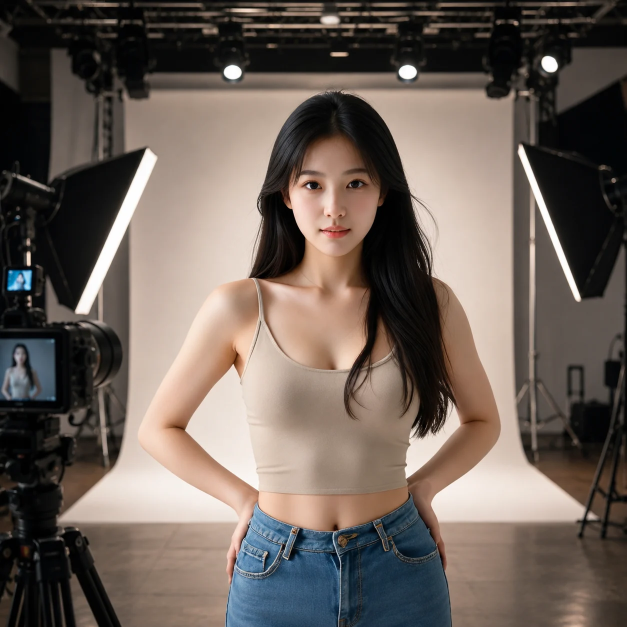
#> input picture rp/yui/photostudio.webp, 1254 x 1254 px (shown at 1/2 size)
$ python cover_bottom_right.py rp/yui/photostudio.webp
#> lines starting #> are read from the running program, lines starting #| are printed output that depends on the picture
#> in already_covered_image, img is the input picture: PIL image 1254x1254 RGB; mean R, G, B 108.1, 96.7, 89.2
#!/usr/bin/env python3
"""Draw a 110x60 black rectangle on the bottom-right of images and videos.

Usage:
    python cover_bottom_right.py <input>              # file: overwrite in place
    python cover_bottom_right.py <input> -o <output>  # file: write to a new path
    python cover_bottom_right.py <dir>                # media in that directory
    python cover_bottom_right.py <dir> -r             # recurse into subdirectories
    python cover_bottom_right.py . -r                 # whole repo
    python cover_bottom_right.py . -r --force         # re-cover even if already black
    python cover_bottom_right.py . -r -j 4            # parallel jobs (default: 4)

Images use Pillow (lossy WebP quality 85 by default). Videos use ffmpeg
and match the source bitrate so files stay near their original size.
Requires: pip install Pillow   and   ffmpeg on PATH
"""

from __future__ import annotations

import argparse
import json
import shutil
import subprocess
import sys
import tempfile
from concurrent.futures import ThreadPoolExecutor, as_completed
from pathlib import Path

try:
    from PIL import Image, ImageDraw
except ImportError:
    sys.exit("Pillow is required. Install it with: pip install Pillow")

RECT_W = 110
RECT_H = 60
IMAGE_EXTENSIONS = {".webp", ".png", ".jpg", ".jpeg"}
VIDEO_EXTENSIONS = {".mkv", ".mp4", ".webm", ".mov"}
MEDIA_EXTENSIONS = IMAGE_EXTENSIONS | VIDEO_EXTENSIONS
SKIP_DIRS = {".git", "__pycache__", "node_modules", ".grok"}
BLACK_MAX = 8  # max channel value to treat a pixel as "already black"


# [39 lines left out: functions which_ffmpeg, source_video_bitrate, not called in this run]


def cover_image(src: Path, dest: Path, *, lossless: bool, webp_quality: int) -> None:
    with Image.open(src) as img:
        work = img.copy()
        draw = ImageDraw.Draw(work)
        left = max(0, work.width - RECT_W)
        top = max(0, work.height - RECT_H)
        fill = (
            0
            if work.mode in ("L", "1")
            else (0, 0, 0, 255)
            if work.mode in ("RGBA", "LA")
            else (0, 0, 0)
        )
        draw.rectangle([left, top, work.width, work.height], fill=fill)

        save_kwargs: dict = {}
        suffix = dest.suffix.lower()
        if suffix == ".webp":
            if lossless:
                save_kwargs = {"format": "WEBP", "lossless": True, "quality": 100, "method": 6}
            else:
                save_kwargs = {"format": "WEBP", "quality": webp_quality, "method": 6}
        elif suffix in {".jpg", ".jpeg"}:
            if work.mode in ("RGBA", "LA", "P"):
                work = work.convert("RGB")
            save_kwargs = {"format": "JPEG", "quality": 95}
        elif suffix == ".png":
            save_kwargs = {"format": "PNG"}

        dest.parent.mkdir(parents=True, exist_ok=True)
        if dest.resolve() == Path(src).resolve():
            tmp = dest.with_name(f".{dest.name}.tmp{dest.suffix}")
            work.save(tmp, **save_kwargs)
            tmp.replace(dest)
        else:
            work.save(dest, **save_kwargs)


# [70 lines left out: functions _video_cmd, cover_video, not called in this run]


def _region_is_black(img: Image.Image) -> bool:
    w, h = img.size
#> w = 1254; h = 1254
    if w < 1 or h < 1:
        return False
    left = max(0, w - RECT_W)
#> left = 1144
    top = max(0, h - RECT_H)
#> top = 1194
    region = img.convert("RGB").crop((left, top, w, h))
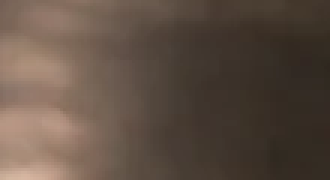
#> region: PIL image 110x60 RGB (shown 3 times larger); mean R, G, B 95.1, 79, 67.5
    extrema = region.getextrema()
#> extrema = ((47, 215), (39, 183), (31, 162))
    return all(mx <= BLACK_MAX for _mn, mx in extrema)


def already_covered_image(path: Path) -> bool:
    try:
        with Image.open(path) as img:
            return _region_is_black(img)
    except Exception:
        return False


# [24 lines left out: function already_covered_video, not called in this run]


def gather_files(target: Path, recursive: bool) -> list[Path]:
    if target.is_file():
        return [target] if target.suffix.lower() in MEDIA_EXTENSIONS else []

    if not target.is_dir():
        return []

    pattern = "**/*" if recursive else "*"
    files: list[Path] = []
    for p in target.glob(pattern):
        if not p.is_file() or p.suffix.lower() not in MEDIA_EXTENSIONS:
            continue
        if any(part in SKIP_DIRS for part in p.parts):
            continue
        files.append(p)
    return sorted(files)


def process_one(
    path: Path,
    dest: Path,
    force: bool,
    ffmpeg: str | None,
    *,
    lossless: bool,
    webp_quality: int,
    crf: int | None,
) -> tuple[str, Path]:
    suffix = path.suffix.lower()
    if suffix in IMAGE_EXTENSIONS:
        if not force and already_covered_image(path):
            return ("skip", path)
        cover_image(path, dest, lossless=lossless, webp_quality=webp_quality)
#> in cover_image, `work.save(tmp, **save_kwargs)`:
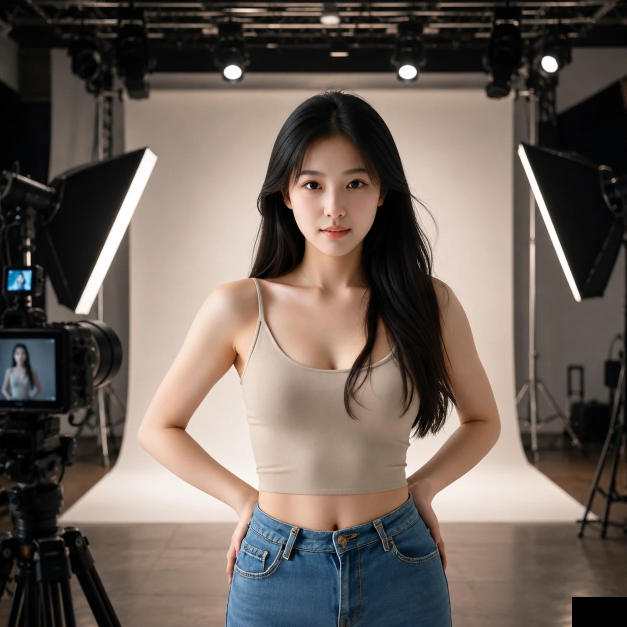
#> saved as .photostudio.webp.tmp.webp: PIL image 1254x1254 RGB (shown at 1/2 size); mean R, G, B 107.7, 96.4, 88.9
        return ("ok", dest)
    if suffix in VIDEO_EXTENSIONS:
        if ffmpeg is None:
            raise RuntimeError("ffmpeg is required for videos")
        if not force and already_covered_video(path, ffmpeg):
            return ("skip", path)
        cover_video(path, dest, ffmpeg, crf=crf)
        return ("ok", dest)
    raise RuntimeError(f"unsupported type: {suffix}")


def main() -> int:
    parser = argparse.ArgumentParser(
        description="Put a 110x60 black rectangle on the bottom-right of images and videos."
    )
    parser.add_argument("input", type=Path, help="Input file or directory.")
    parser.add_argument(
        "-o",
        "--output",
        type=Path,
        default=None,
        help="Output path for a single file (default: overwrite the input file).",
    )
    parser.add_argument(
        "-r",
        "--recursive",
        action="store_true",
        help="Recurse into subdirectories when input is a directory.",
    )
    parser.add_argument(
        "--force",
        action="store_true",
        help="Cover even if the bottom-right is already black.",
    )
    parser.add_argument(
        "-j",
        "--jobs",
        type=int,
        default=4,
        help="Parallel workers (default: 4).",
    )
    parser.add_argument(
        "--lossless",
        action="store_true",
        help="Save WebP lossless (much larger files).",
    )
    parser.add_argument(
        "--webp-quality",
        type=int,
        default=85,
        help="Lossy WebP quality 0-100 (default: 85).",
    )
    parser.add_argument(
        "--crf",
        type=int,
        default=None,
        help="Use this x264 CRF instead of matching the source bitrate.",
    )
    args = parser.parse_args()

    src = args.input
    if not src.exists():
        print(f"Not found: {src}", file=sys.stderr)
        return 1

    if src.is_dir() and args.output is not None:
        print("-o is only valid for a single input file", file=sys.stderr)
        return 1

    files = gather_files(src, args.recursive)
    if not files:
        print(f"No images or videos found: {src}", file=sys.stderr)
        return 1

    has_video = any(p.suffix.lower() in VIDEO_EXTENSIONS for p in files)
    ffmpeg = which_ffmpeg() if has_video else None

    jobs = max(1, args.jobs)
    failed = 0
    skipped = 0
    ok = 0

    def run(path: Path) -> tuple[str, Path] | tuple[str, Path, str]:
        dest = args.output if args.output is not None else path
        try:
            return process_one(
                path,
                dest,
                args.force,
                ffmpeg,
                lossless=args.lossless,
                webp_quality=args.webp_quality,
                crf=args.crf,
            )
        except Exception as exc:  # noqa: BLE001
            return ("fail", path, str(exc))

    if jobs == 1 or len(files) == 1:
        results = [run(p) for p in files]
    else:
        results = []
        with ThreadPoolExecutor(max_workers=jobs) as pool:
            futs = {pool.submit(run, p): p for p in files}
            for fut in as_completed(futs):
                results.append(fut.result())

    # Stable print order by path
    results.sort(key=lambda r: str(r[1]))
    for item in results:
        status = item[0]
        path = item[1]
        if status == "ok":
            ok += 1
            print(f"OK      {path}  ({RECT_W}x{RECT_H} black rect, bottom-right)")
        elif status == "skip":
            skipped += 1
            print(f"SKIP    {path}  (already covered)")
        else:
            failed += 1
            err = item[2] if len(item) > 2 else "unknown error"
            print(f"FAILED  {path}: {err}", file=sys.stderr)

    print(f"\nDone. ok={ok} skip={skipped} fail={failed} total={len(files)}")
    return 1 if failed else 0


if __name__ == "__main__":
    sys.exit(main())
#> (the program exits here)
